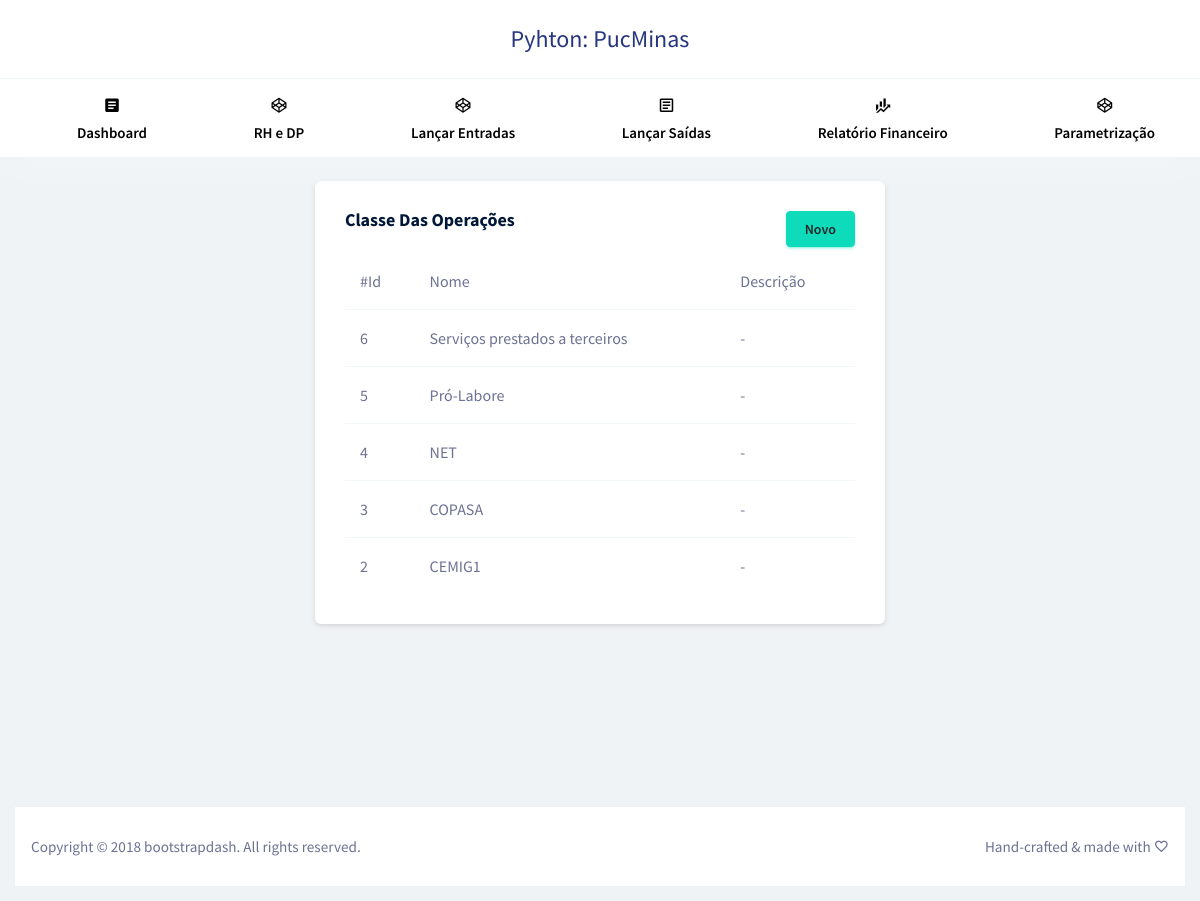
Before: /classificacao-operacao/ with the older database file.
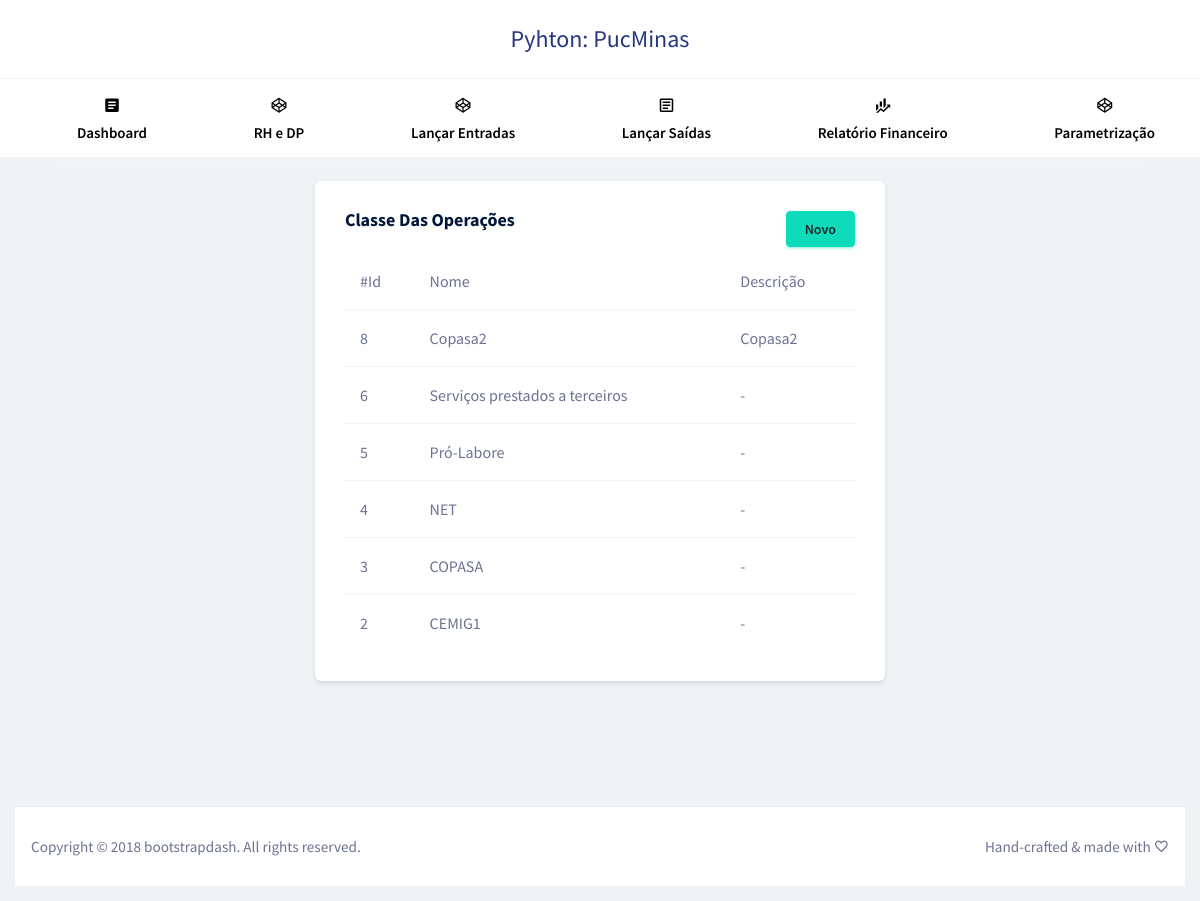
After: the same page with the newer database file.
### aplicacao/models/classificacaoOperacao.py (models this page shows, shortened)
class ClassificacaoOperacao(models.Model):
	nome = models.CharField(max_length=30)
	descricao = models.CharField(max_length=30)

### aplicacao/views/view_classificacaoOperacao.py (the view)
def index(request):
    returnedObjects = ClassificacaoOperacao.objects.all().order_by('-id')
    dados = {"returnedObjectsList": returnedObjects}
    return render(request, "classificacao-operacao/listar.html", dados)

### aplicacao/templates/classificacao-operacao/listar.html
{% extends 'layout/app.html' %}
{% block xpto %}
<div class="row justify-content-md-center">
	<div class="col-6 grid-margin stretch-card">
		<div class="card">
			<div class="card-body">
				<div class="row">
					<div class="col-6"><h4 class="card-title">Classe das Operações</h4></div>
					<div class="col-6" style="text-align:right"><a href="{% url 'classificacao-operacao.create' %}" type="button" class="btn btn-success">Novo</a></div>
				</div>
				{% if returnedObjectsList %}
						<div class="table-responsive">
							<table class="table table-hover">
								<thead>
									<tr>
										<th>#Id</th>
										<th>Nome</th>
										<th>Descrição</th>
									</tr>
								</thead>
								<tbody>
								{% for object in returnedObjectsList %}
									<tr style="cursor:pointer" onclick="window.location='{% url 'classificacao-operacao.show' object.id %}'">
										<td>{{ object.id }}</td>
										<td>{{ object.nome }}</td>
										<td>{{ object.descricao }}</td>
									</tr>
								{% endfor %}
								</tbody>
							</table>
						</div>
				{% else %}
					<p>Não há pessoas cadastradas.</p>
				{% endif %}
			</div>
		</div>
	</div>
</div>
{% endblock %}

Changed rows visible on the page:
added ClassificacaoOperacao: id "8", nome "Copasa2", descricao "Copasa2"
